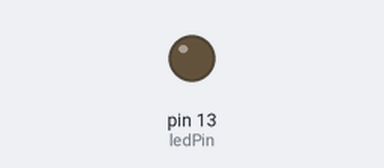
The sketch below on a simulated Arduino Uno, built with avr-gcc and run on an emulated ATmega328P. On the bench: output pins drawn as LEDs (lit = HIGH).

Above: at 1.5 s.
At 36.1 s:
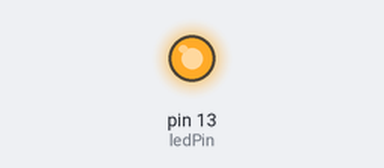
Timing chart, 0 to 39.5 s (numbered marks = the images above):
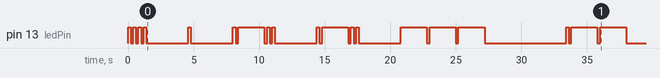

The sketch:

morse_code_hello_word.ino
```cpp
//Description: In the Arduino project I made a Morse Code LED project.
const int ledPin = 13;
const int dotDuration = 200;
const int dashDuration = dotDuration * 10;

void setup() {
  pinMode(13, OUTPUT);
}

void loop() {
  String message = "hello world";
  for (int i = 0; i < message.length(); i++) {
    char c = message.charAt(i);
    sendMorse(c);
    delay(dotDuration * 15);
  }
  delay(dotDuration * 40);
}

void sendMorse(char c) {
  switch (c) {
    case 'a':
      dot();
      dash();
      break;
    case 'b':
      dash();
      dot();
      dot();
      dot();
      break;
    case 'c':
      dash();
      dot();
      dash();
      dot();
      break;
    case 'd':
      dash();
      dot();
      dot();
      break;
    case 'e':
      dot();
      break;
    case 'f':
      dot();
      dot();
      dash();
      dot();
      break;
    case 'g':
      dash();
      dash();
      dot();
      break;
    case 'h':
      dot();
      dot();
      dot();
      dot();
      break;
    case 'i':
      dot();
      dot();
      break;
    case 'j':
      dot();
      dash();
      dash();
      dash();
      break;
    case 'k':
      dash();
      dot();
      dash();
      break;
    case 'l':
      dot();
      dash();
      dot();
      dot();
      break;
    case 'm':
      dash();
      dash();
      break;
    case 'n':
      dash();
      dot();
      break;
    case 'o':
      dash();
      dash();
      dash();
      break;
    case 'p':
      dot();
      dash();
      dash();
      dot();
      break;
    case 'q':
      dash();
      dash();
      dot();
      dash();
      break;
    case 'r':
      dot();
      dash();
      dot();
      break;
    case 's':
      dot();
      dot();
      dot();
      break;
    case 't':
      dash();
      break;
    case 'u':
      dot();
      dot();
      dash();
      break;
    case 'v':
      dot();
      dot();
      dot();
      dash();
      break;
    case 'w':
      dot();
      dash();
      dash();
      break;
    case 'x':
      dash();
      dot();
      dot();
      dash();
      break;
    case 'y':
      dash();
      dot();
      dash();
      dash();
      break;
    case 'z':
      dash();
      dash();
      dot();
      dot();
      break;
    case ' ':
      break;
  }
}


  void dot() {
    digitalWrite(ledPin, HIGH);
    delay(dotDuration);
    digitalWrite(ledPin, LOW);
    delay(dotDuration);
  }
  void dash() {
    digitalWrite(ledPin, HIGH);
    delay(dashDuration);
    digitalWrite(ledPin, LOW);
    delay(dotDuration);
  }
```

Measured:
- by itself, pin 13 (ledPin): LOW → HIGH at 0.00 s, → LOW 0.20 s later, → HIGH 0.20 s later, → LOW 0.20 s later, … (38 changes in this stretch)
